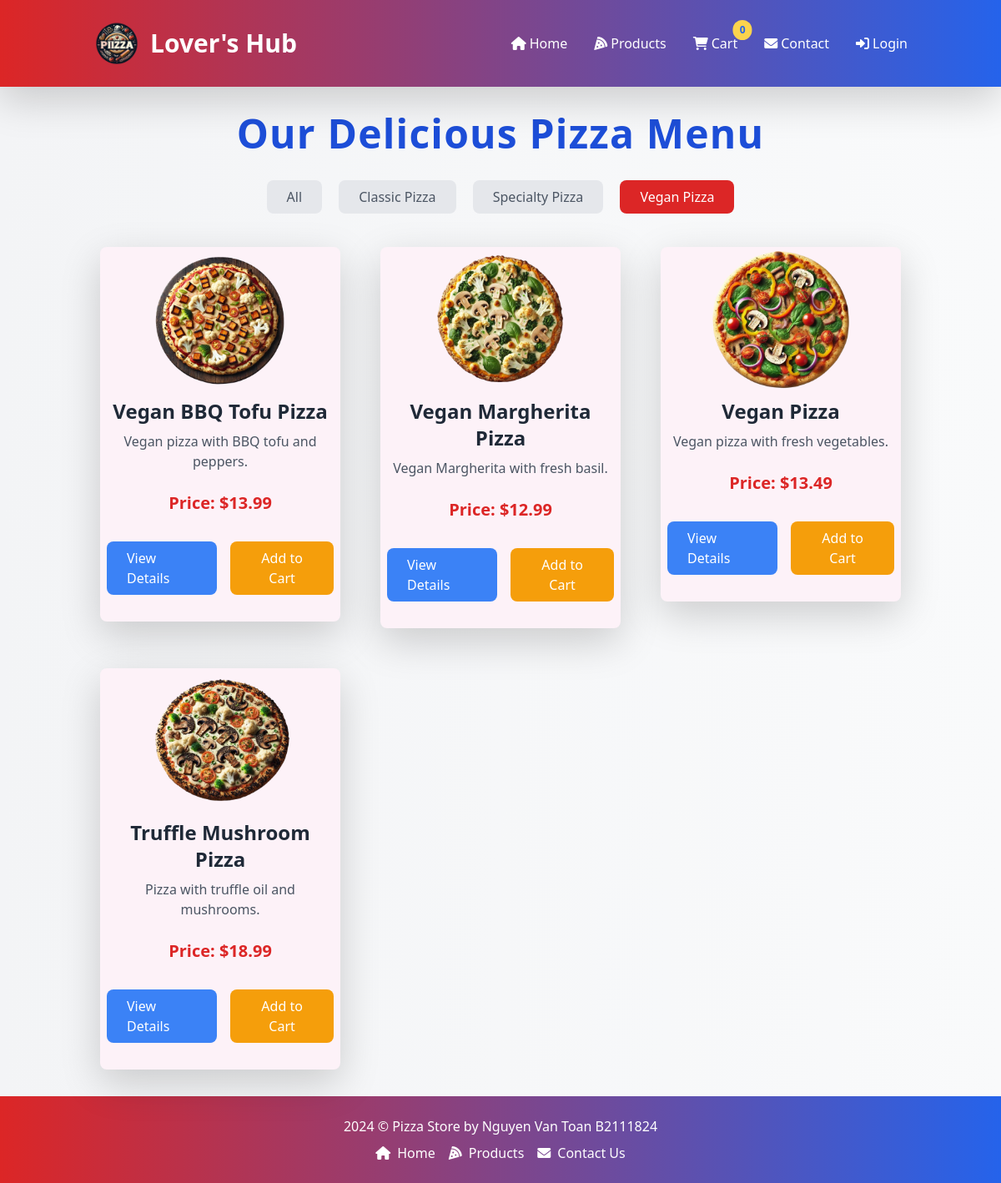
Page /index.php?page=products&category_id=3 on the committed database.
### tables this page shows
CREATE TABLE `categories` (
  `id` int(11) NOT NULL,
  `name` varchar(100) NOT NULL,
  `created_at` timestamp NOT NULL DEFAULT current_timestamp()
);

CREATE TABLE `products` (
  `id` int(11) NOT NULL,
  `name` varchar(100) NOT NULL,
  `description` text DEFAULT NULL,
  `price` decimal(10,2) NOT NULL,
  `image` varchar(255) DEFAULT NULL,
  `category_id` int(11) DEFAULT NULL,
  `created_at` timestamp NOT NULL DEFAULT current_timestamp(),
  `discount` decimal(10,2) DEFAULT NULL,
  `discount_end_time` timestamp NULL DEFAULT NULL
);

### controllers/productController.php (called while the page is built, shortened)
<?php
require_once '../models/Product.php';
class ProductController
{
  private $productModel;
  public function __construct($conn)
  {
    $this->productModel = new Product($conn);
  }
  public function listProducts($category_id = null)
  {
    if ($category_id) {
      return $this->productModel->getProductsByCategory($category_id);
    } else {
      return $this->productModel->getAllProducts();
    }
  }
  public function getCategories()
  {
    return $this->productModel->getCategories();
  }
}

### models/Product.php (called while the page is built, shortened)
<?php
class Product
{
    private $conn;
    private $table = 'products';
    public function __construct($db)
    {
        $this->conn = $db;
    }
    public function getCategories()
    {
        $query = "SELECT * FROM categories";
        $stmt = $this->conn->prepare($query);
        $stmt->execute();
        return $stmt->fetchAll(PDO::FETCH_ASSOC);
    }
    public function getProductsByCategory($category_id)
    {
        $query = "SELECT * FROM " . $this->table . " WHERE category_id = :category_id";
        $stmt = $this->conn->prepare($query);
        $stmt->bindParam(':category_id', $category_id, PDO::PARAM_INT);
        $stmt->execute();
        return $stmt->fetchAll(PDO::FETCH_ASSOC);
    }
}

### pages/products.php (the view, shortened to what this page needs)
<?php
$productController = new ProductController($conn);
$categories = $productController->getCategories();
$category_id = isset($_GET['category_id']) && is_numeric($_GET['category_id']) ? intval($_GET['category_id']) : null;
$products = $productController->listProducts($category_id);
?>
<h1 class="text-center mt-8 text-5xl font-extrabold text-blue-700 tracking-wide">Our Delicious Pizza Menu</h1><br />
<div class="text-center mb-6">
    <a href="/index.php?page=products" class="inline-block px-4 py-2 rounded-lg <?= !$category_id ? 'bg-red-600 text-white' : 'bg-gray-200 text-gray-600' ?> m-2 hover:bg-red-700 transition duration-300">All</a>
    <?php foreach ($categories as $category): ?>
        <a href="/index.php?page=products&category_id=<?= $category['id'] ?>"
            class="inline-block px-4 py-2 rounded-lg <?= ($category_id == $category['id']) ? 'bg-red-600 text-white' : 'bg-gray-200 text-gray-600' ?> m-2 hover:bg-red-700 transition duration-300">
            <?= htmlspecialchars($category['name']) ?>
        </a>
    <?php endforeach; ?>
</div>
<div class="container mx-auto px-4 mb-4">
    <div class="grid grid-cols-1 sm:grid-cols-2 lg:grid-cols-3 gap-8">
        <?php if (!empty($products)): ?>
            <?php foreach ($products as $product): ?>
                <div class="p-2">
                    <div class="bg-pink-50 rounded-lg shadow-lg transition-transform transform hover:scale-105">
                        <div class="flex justify-center">
                            <img src="/images/<?= htmlspecialchars($product['image']) ?>"
                                class="w-3/5 h-auto mx-auto object-cover rounded-lg transition duration-500 ease-in-out transform hover:rotate-12 hover:scale-110"
                                alt="<?= htmlspecialchars($product['name'] . ' image') ?>">
                        </div>
                        <div class="p-2">
                            <h5 class="card-title text-2xl font-bold text-gray-800 text-center mb-2"><?= htmlspecialchars($product['name']) ?></h5>
                            <p class="card-text text-l text-gray-600 text-center"><?= htmlspecialchars($product['description']) ?></p>
                            <div class="text-center">
                                <?php
                                $currentDateTime = new DateTime();
                                $discountEndTime = new DateTime($product['discount_end_time']);
                                if ($product['discount'] > 0 && $discountEndTime >= $currentDateTime): ?>
                                    <p class="text-l font-semibold text-gray-500 line-through mt-2">
                                        Original Price: $<?= htmlspecialchars($product['price']); ?>
                                    </p>
                                    <p class="text-xl font-semibold text-red-600">
                                        Discounted Price: $<?= htmlspecialchars($product['discount']); ?>
                                    </p>
                                <?php else: ?>
                                    <h3 class="text-xl font-semibold text-red-600 mt-6 mb-8">
                                        Price: $<?= htmlspecialchars($product['price']); ?>
                                    </h3>
                                <?php endif; ?>
                            </div>
                            <div class="mt-4 mb-4 flex justify-center space-x-4">
                                <a href="/index.php?page=product-detail&id=<?= htmlspecialchars($product['id']); ?>"
                                    class="px-4 py-2 bg-blue-500 text-white rounded-lg hover:bg-blue-700 transition duration-300">View Details</a>
                                <form method="POST" action="/index.php?page=cart&action=add" class="add-to-cart-form" style="display:inline;">
                                    <button type="button" class="add-to-cart-button px-4 py-2 bg-yellow-500 text-white rounded-lg hover:bg-yellow-600 transition duration-300">Add to Cart</button>
                                </form>
                            </div>
                        </div>
                    </div>
                </div>
            <?php endforeach; ?>
        <?php else: ?>
            <p class="text-center text-xl text-gray-700 mt-4">No products found.</p>
        <?php endif; ?>
    </div>
</div>

### includes/header.php (style rules this page uses)
body { background: linear-gradient(to bottom right, rgba(255, 248, 235, 0.9), rgba(255, 210, 160, 0.6)); background-size: cover; font-family: 'Poppins', sans-serif; }

### rows in the picture
categories: name "Classic Pizza"
categories: name "Specialty Pizza"
categories: name "Vegan Pizza"
products: image (picture), name "Vegan BBQ Tofu Pizza", description "Vegan pizza with BBQ tofu and peppers.", price "13.99"
products: image (picture), name "Vegan Margherita Pizza", description "Vegan Margherita with fresh basil.", price "12.99"
products: image (picture), name "Vegan Pizza", description "Vegan pizza with fresh vegetables.", price "13.49"
products: image (picture), name "Truffle Mushroom Pizza", description "Pizza with truffle oil and mushrooms.", price "18.99"

### other values in the picture
$data['label'] "Home"
$data['label'] "Products"
$data['label'] "Cart"
$data['label'] "Contact"
$data['label'] "Contact Us"
